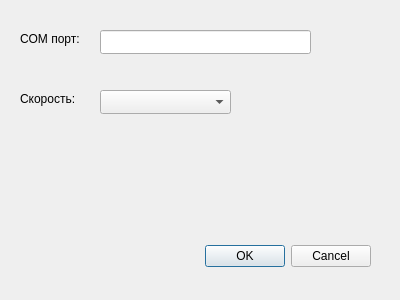
<?xml version="1.0" encoding="UTF-8"?>
<ui version="4.0">
 <class>CSettingsForm</class>
 <widget class="QDialog" name="CSettingsForm">
  <property name="geometry">
   <rect>
    <x>0</x>
    <y>0</y>
    <width>400</width>
    <height>300</height>
   </rect>
  </property>
  <property name="windowTitle">
   <string>CSettingsForm</string>
  </property>
  <widget class="QDialogButtonBox" name="buttonBox">
   <property name="geometry">
    <rect>
     <x>30</x>
     <y>240</y>
     <width>341</width>
     <height>32</height>
    </rect>
   </property>
   <property name="orientation">
    <enum>Qt::Horizontal</enum>
   </property>
   <property name="standardButtons">
    <set>QDialogButtonBox::Cancel|QDialogButtonBox::Ok</set>
   </property>
  </widget>
  <widget class="QLineEdit" name="lineEdit">
   <property name="geometry">
    <rect>
     <x>100</x>
     <y>30</y>
     <width>211</width>
     <height>24</height>
    </rect>
   </property>
  </widget>
  <widget class="QLabel" name="label">
   <property name="geometry">
    <rect>
     <x>20</x>
     <y>30</y>
     <width>81</width>
     <height>18</height>
    </rect>
   </property>
   <property name="text">
    <string>COM порт:</string>
   </property>
  </widget>
  <widget class="QLabel" name="label_2">
   <property name="geometry">
    <rect>
     <x>20</x>
     <y>90</y>
     <width>71</width>
     <height>18</height>
    </rect>
   </property>
   <property name="text">
    <string>Скорость:</string>
   </property>
  </widget>
  <widget class="QComboBox" name="comboBox">
   <property name="geometry">
    <rect>
     <x>100</x>
     <y>90</y>
     <width>131</width>
     <height>24</height>
    </rect>
   </property>
  </widget>
 </widget>
 <resources/>
 <connections>
  <connection>
   <sender>buttonBox</sender>
   <signal>accepted()</signal>
   <receiver>CSettingsForm</receiver>
   <slot>accept()</slot>
   <hints>
    <hint type="sourcelabel">
     <x>248</x>
     <y>254</y>
    </hint>
    <hint type="destinationlabel">
     <x>157</x>
     <y>274</y>
    </hint>
   </hints>
  </connection>
  <connection>
   <sender>buttonBox</sender>
   <signal>rejected()</signal>
   <receiver>CSettingsForm</receiver>
   <slot>reject()</slot>
   <hints>
    <hint type="sourcelabel">
     <x>316</x>
     <y>260</y>
    </hint>
    <hint type="destinationlabel">
     <x>286</x>
     <y>274</y>
    </hint>
   </hints>
  </connection>
 </connections>
</ui>
